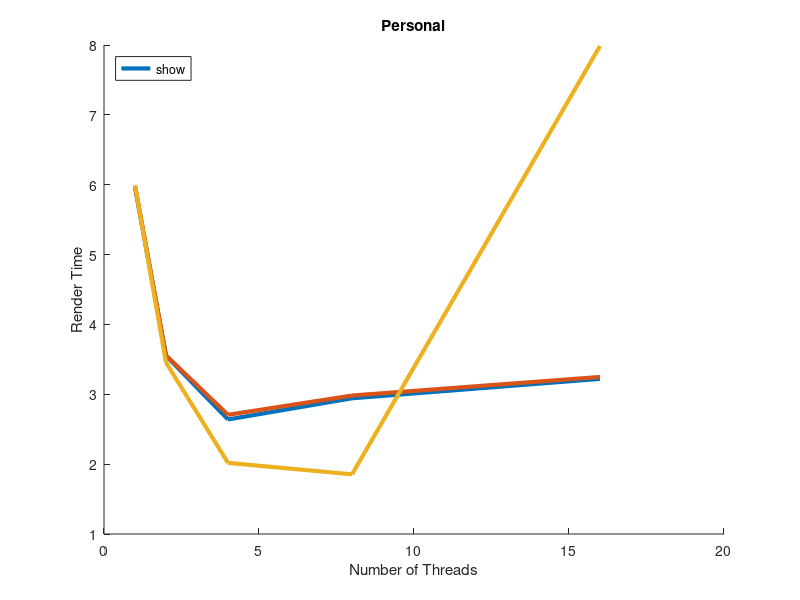

Write MATLAB code to recreate this figure.
function personal_par2
clear all;
close all;
hold on;

x = [1 2 4 8 16];

method0 = [ 5.961468 3.550811 2.639570 2.942769 3.220608 ];
plot(x, method0, 'LineWidth', 3, 'DisplayName', 'Method 1');
method1 = [ 5.986538 3.556314 2.706121 2.982083 3.248050 ];
plot(x, method1, 'LineWidth', 3, 'DisplayName', 'Method 2');
method2 = [ 5.989702 3.455032 2.017855 1.854047 7.986002 ];
plot(x, method2, 'LineWidth', 3, 'DisplayName', 'Method 3');

title('Personal');
xlabel('Number of Threads');
ylabel('Render Time');
legend('show', 'Location', 'NorthWest');
